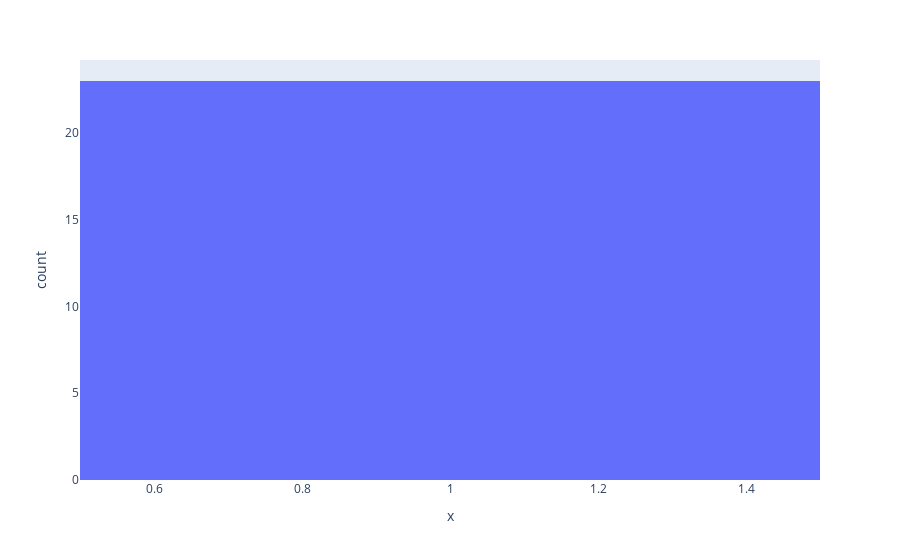

The notebook cell this image was saved under:
### Code cell
result = run_test(
    "validmind.model_validation.ragas.ContextPrecision",
    inputs={"dataset": vm_test_ds},
    show=False,
)
 
plot_distribution(result.metric.summary.results[0].data)

### Figure 1 — Plotly figure (JSON) as saved in the notebook; plotly's stock layout.template omitted (floating-point values rounded to 4 significant figures)
{"data": [{"alignmentgroup": "True", "bingroup": "x", "hovertemplate": "x=%{x}<br>count=%{y}<extra></extra>", "legendgroup": "", "marker": {"color": "#636efa", "pattern": {"shape": ""}}, "name": "", "nbinsx": 10, "offsetgroup": "", "orientation": "v", "showlegend": false, "type": "histogram", "x": [1.0, 1.0, 1.0, 1.0, 1.0, 1.0, 1.0, 1.0, 1.0, 1.0, 1.0, 1.0, 1.0, 1.0, 1.0, 1.0, 1.0, 1.0, 1.0, 1.0, 1.0, 1.0, 1.0], "xaxis": "x", "yaxis": "y"}], "layout": {"barmode": "relative", "legend": {"tracegroupgap": 0}, "margin": {"t": 60}, "xaxis": {"anchor": "y", "domain": [0, 1], "title": {"text": "x"}}, "yaxis": {"anchor": "x", "domain": [0, 1], "title": {"text": "count"}}}}
